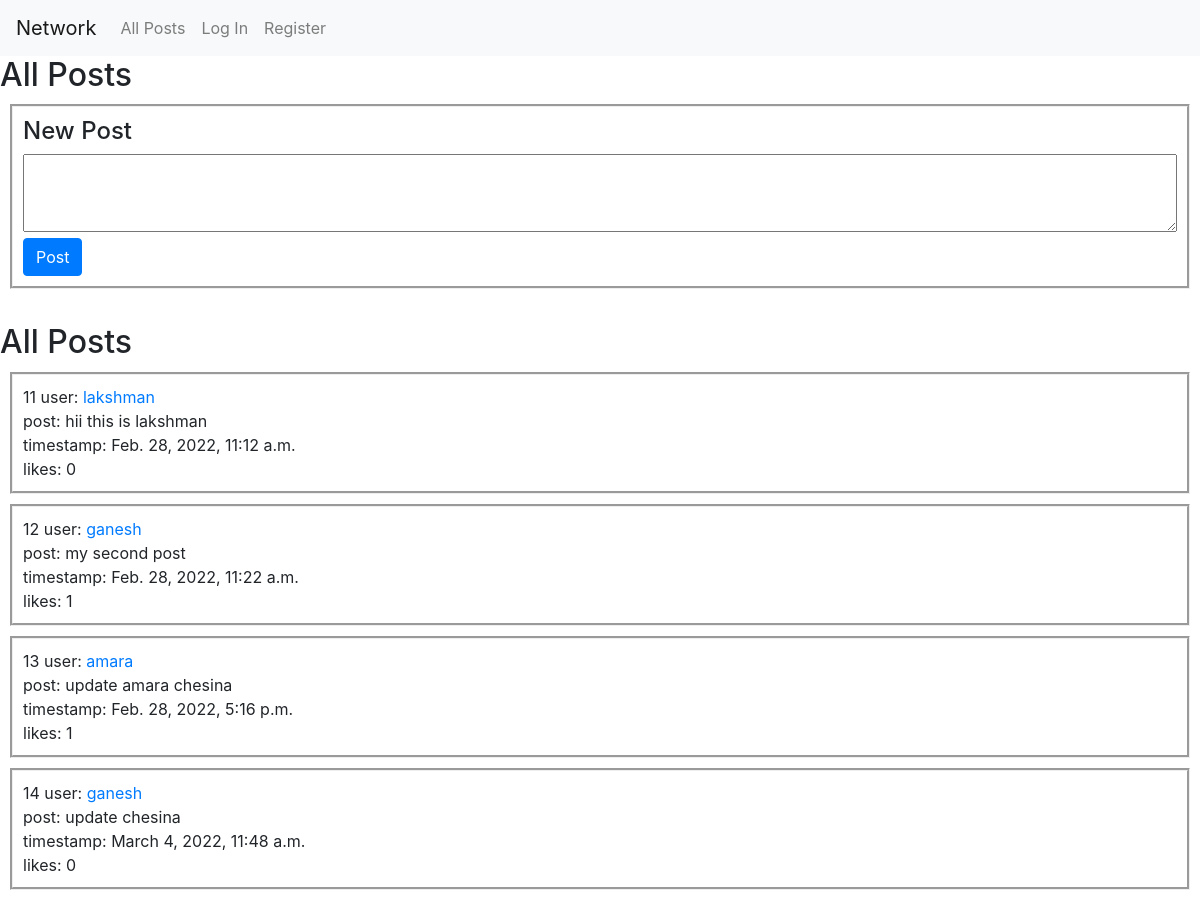
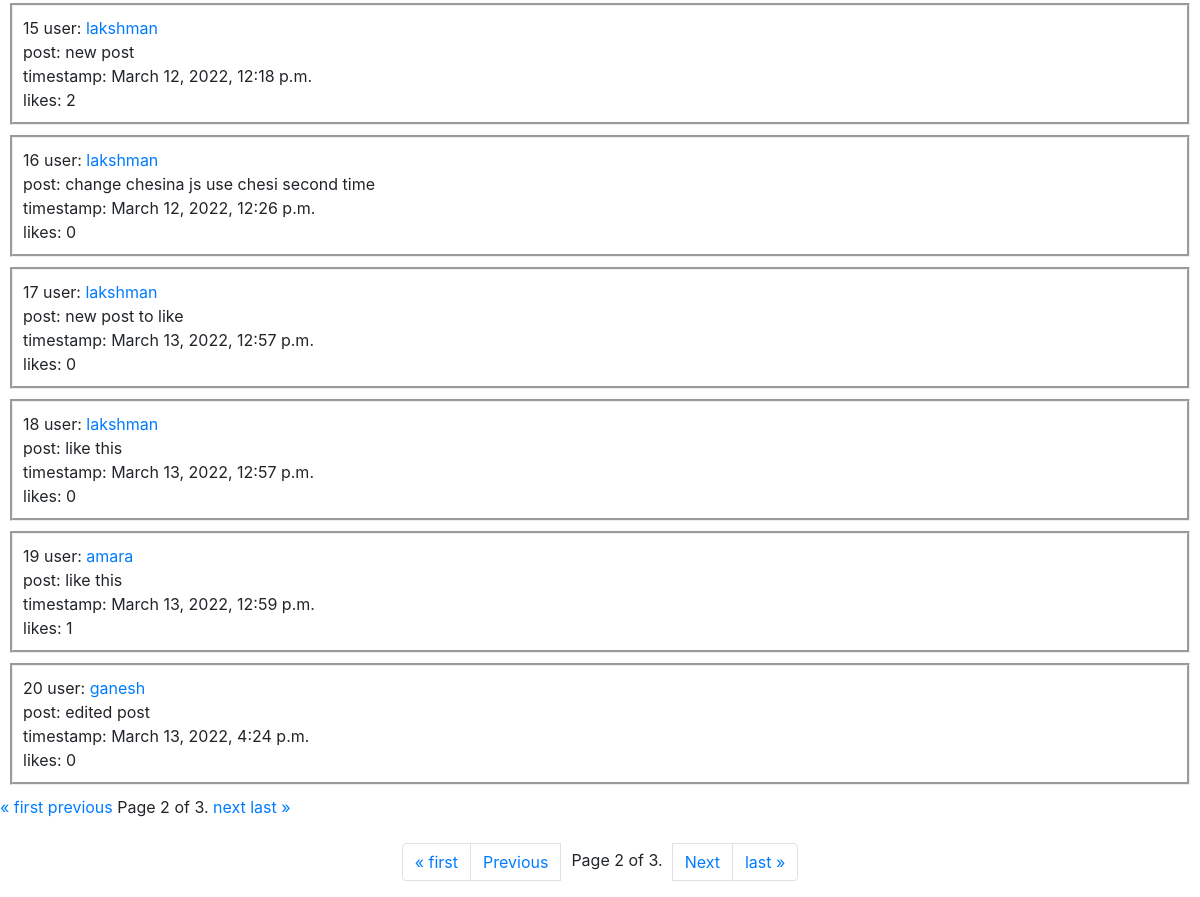
Screenshot of /?page=2 with the database file from the repository (2 pictures, top to bottom).
### network/models.py (models this page shows, shortened)
class Post(models.Model):
    user = models.ForeignKey(
        User, on_delete=models.CASCADE, null=True, related_name="User")
    post = models.TextField()
    datetime = models.DateTimeField(auto_now_add=True, editable=False)
    likes = models.PositiveIntegerField(default=0)

class User(AbstractUser):
    followers = models.ManyToManyField('self', symmetrical=False,
                                       blank=True)

### network/views.py (the view)
# urls.py: path("", views.index, name="index"),
def index(request):
    if request.user.is_authenticated:
        objects = Post.objects.filter(user=request.user)
    else:
        objects = Post.objects.all()
    paginator = Paginator(objects, 10)  # Show 10 posts per page.
    page_number = request.GET.get('page')
    page_obj = paginator.get_page(page_number)
    return render(request, "network/index.html", {
        "posts": page_obj
    })

### network/templates/network/index.html (shortened to what this page needs)
{% extends "network/layout.html" %}
{% load static %}
{% block body %}
    <h2>All Posts</h2>
    <div class="post">
        <h4>New Post</h4>
        <form action="{% url 'post' %}" method="POST">
        <textarea id="create" name="post" rows="3" cols="150"></textarea>
        <br>
        <button type="submit" class="btn btn-primary">Post</button>
        </form>
    </div>
        <br>
                <h2>All Posts</h2>
                {% for post in posts %}
                {% if user.is_authenticated %}
                {% if post.user == request.user %}
                <div class="container">
                    <div class="posts">
                        {{post.id}} user: <a href="{% url 'profile' post.user.id %}">{{ post.user }}</a> <br>post: {{ post.post }} <br>timestamp: {{ post.datetime }} <br>likes: {{post.likes}}
                        <br>
                        <button class="button">Edit</button>
                    </div>
                    <div class="edit">
                        <textarea></textarea>
                        <button class="button" value="{{post.id}}">Edit</button>
                    </div>
                </div>
                {% endif %}
                {% else %}
                {% if post.user != request.user %}
                <div class="showposts">
                    {{post.id}} user: <a href="{% url 'profile' post.user.id %}">{{ post.user }}</a> <br>post: {{ post.post }} <br>timestamp: {{ post.datetime }} <br>likes: {{post.likes}}
                </div>
                {% endif %}
                {% endif %}
            {% endfor %}
        <div class="pagination">
            <span class="step-links">
                {% if posts.has_previous %}
                    <a href="?page=1">&laquo; first</a>
                    <a href="?page={{ posts.previous_page_number }}">previous</a>
                {% endif %}
                <span class="current">
                    Page {{ posts.number }} of {{ posts.paginator.num_pages }}.
                </span>
                {% if posts.has_next %}
                    <a href="?page={{ posts.next_page_number }}">next</a>
                    <a href="?page={{ posts.paginator.num_pages }}">last &raquo;</a>
                {% endif %}
            </span>
        </div>
        <br>
        <nav aria-label="Page navigation example">
            <ul class="pagination justify-content-center">
                {% if posts.has_previous %}
              <li class="page-item"><a class="page-link" href="?page=1">&laquo; first</a></li>
              <li class="page-item"><a class="page-link" href="?page={{ posts.previous_page_number }}">Previous</a></li>
              {% endif %}
              <div style="padding-left: 10px; padding-top: 5px; padding-right: 10px;"> Page {{ posts.number }} of {{ posts.paginator.num_pages }}. </div>
              {% if posts.has_next %}
              <li class="page-item"><a class="page-link" href="?page={{ posts.next_page_number }}">Next</a></li>
              <li class="page-item"><a class="page-link" href="?page={{ posts.paginator.num_pages }}">last &raquo;</a></li>
              {% endif %}
            </ul>
        </nav>
{% endblock %}

### network/static/network/styles.css (style rules this page uses)
.post, .container, .showposts { margin: 10px; border-style: groove; padding-top: 10px; padding-right: 10px; padding-bottom: 10px; padding-left: 10px; }
textarea { width: 100%; }

### rows the page displays
Post: id "11", user "lakshman", post "hii this is lakshman", datetime "Feb. 28, 2022, 11:12 a.m.", likes "0"
Post: id "12", user "ganesh", post "my second post", datetime "Feb. 28, 2022, 11:22 a.m.", likes "1"
Post: id "13", user "amara", post "update amara chesina", datetime "Feb. 28, 2022, 5:16 p.m.", likes "1"
Post: id "14", user "ganesh", post "update chesina", datetime "March 4, 2022, 11:48 a.m.", likes "0"
Post: id "15", user "lakshman", post "new post", datetime "March 12, 2022, 12:18 p.m.", likes "2"
Post: id "16", user "lakshman", post "change chesina js use chesi second time", datetime "March 12, 2022, 12:26 p.m.", likes "0"
Post: id "17", user "lakshman", post "new post to like", datetime "March 13, 2022, 12:57 p.m.", likes "0"
Post: id "18", user "lakshman", post "like this", datetime "March 13, 2022, 12:57 p.m.", likes "0"
Post: id "19", user "amara", post "like this", datetime "March 13, 2022, 12:59 p.m.", likes "1"
Post: id "20", user "ganesh", post "edited post", datetime "March 13, 2022, 4:24 p.m.", likes "0"

### other values shown
{{ posts.number }} "2"
{{ posts.paginator.num_pages }} "3"
